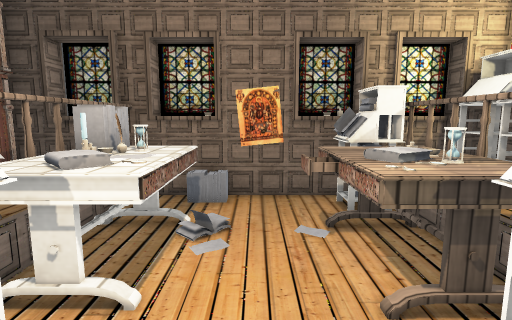
view 1 (above)

16 first-person views from a walk through a Unity game level. The camera is 1.3 m above the floor, tilts 8° down and sees 80° across. The floor is counted in squares, 0.5 m on a side. Each view is taken from the middle of a square. On the plan, view 1 faces up. The plan holds only what a view shows up to about 20 squares ahead; the rest is blank. Some animated figures are not drawn. Some surface patterns are stand-ins.

view 2
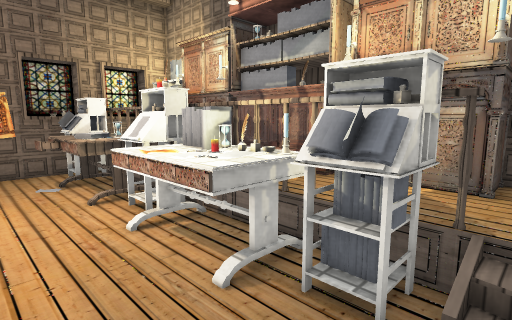

view 3
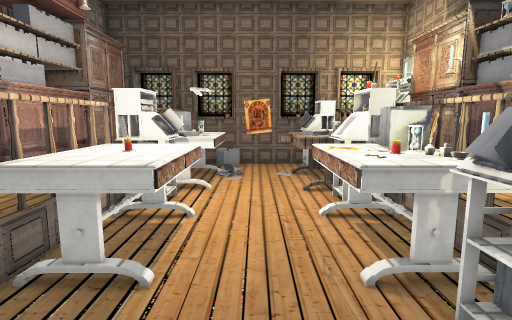

view 4
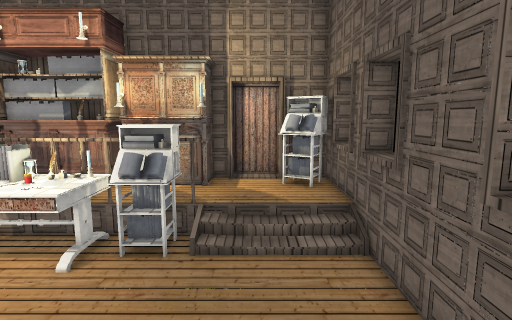

view 5
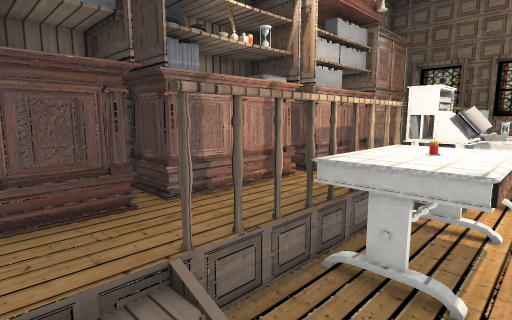

view 6
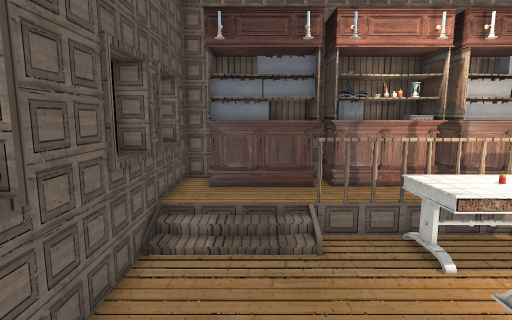

view 7
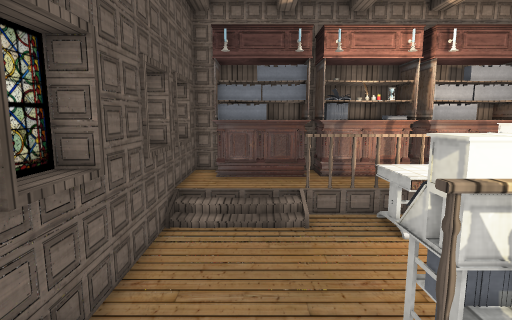

view 8
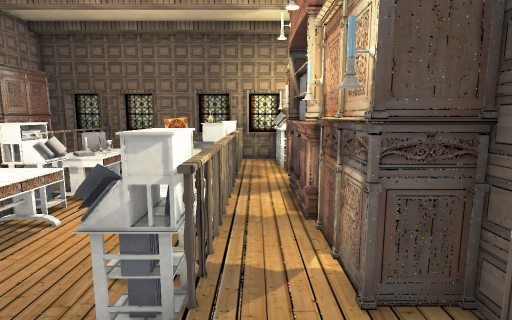

view 9
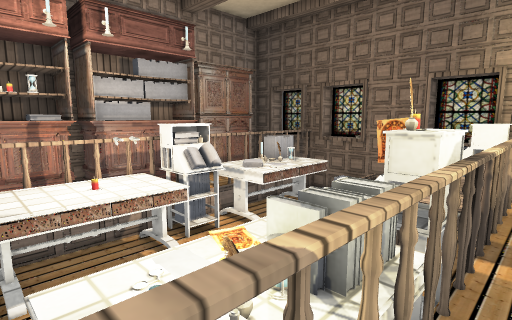

view 10
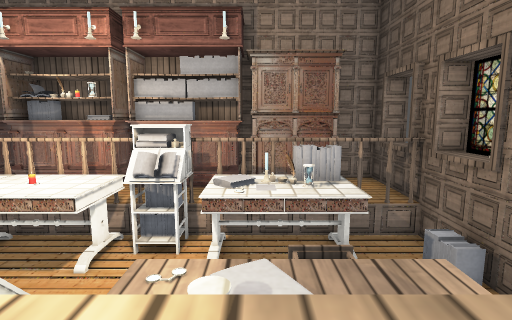

view 11
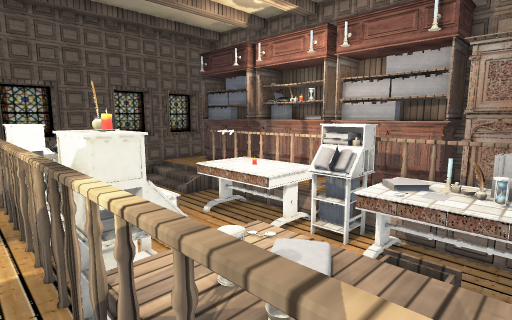

view 12
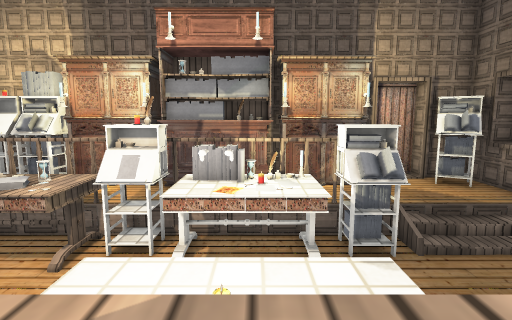

view 13
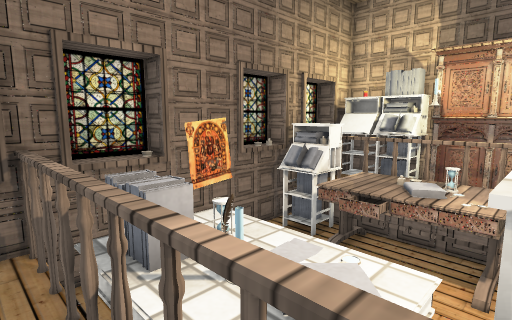

view 14
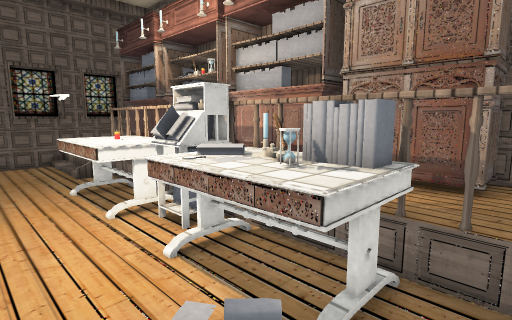

view 15
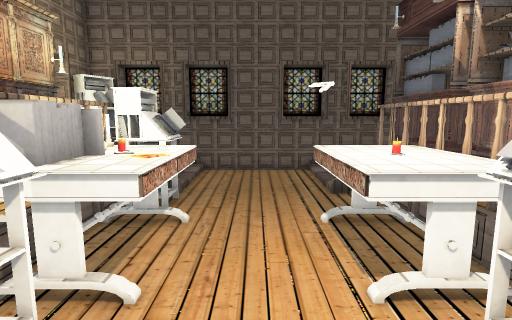

view 16
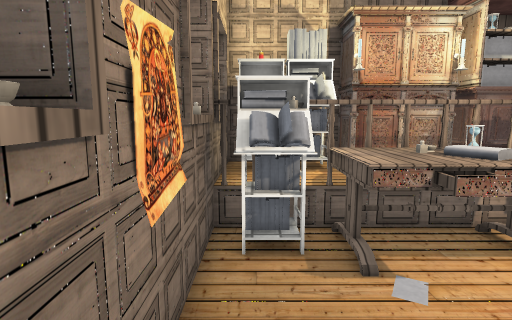

### Floor plan
Key: @ floor where view 1 was taken; # wall or solid block; . main floor; : floor 0.5 m higher than the main floor; / step, stairs or slope; = window, fence, low wall or low ledge; ^ raised ledge; P pot; T thing the floor can be seen under or through; B books; A table; L lamp; C candle; O other object.
Columns run from 8 left of view 1 to 9 right of it. Each row starts with its distance up from view 1.
 11  ####### #######
 10 ##==#^P###OO#=###
  9 #:::T.....BB#:BO#
  8 #OO:TAA...BB#:BB#
  7   O:TBAA..AA=:BB#
  6   O:TOAA.AAA=:OO#
  5 #OO:=LBA.ABB=:OO
  4 #OO:=BBA..AA=:OO
  3 #OO:TBB...BB#:OO#
  2 #OO:TBB...BC#:OOO
  1 #OO:=AAA..AB#:OOO
  0 OOO:=AAA@AAB#:OOO
 -1 OOB:=CAA.AAB=:OOO
 -2 OOO:TAAA.AAAL:OO#
 -3 OOO:TAA...AB#:OO
 -4 #BO:T.....BB#:OO
 -5 #OO:T.....BB#:OO#
 -6 #OO://.....//:::##
 -7 #OO://.....//:::#
 -8 #OO://.....//:BB#
 -9 #OO://.....//:BB#
-10 ###=#=^###^=#=###
-11  #####^# #^#####

Positions as (right, up) in squares from view 1, and headings:
1: (0, 0), facing up
2: (-1, -6), facing up-right
3: (0, -7), facing up
4: (-5, -7), facing right
5: (-1, -7), facing up-left
6: (5, -7), facing left
7: (7, -7), facing left
8: (5, -9), facing up
9: (5, -3), facing up-left
10: (5, 5), facing left
11: (5, 7), facing down-left
12: (-5, -1), facing right
13: (-5, 3), facing up-right
14: (1, 9), facing down-left
15: (0, 5), facing down
16: (-3, 9), facing right
